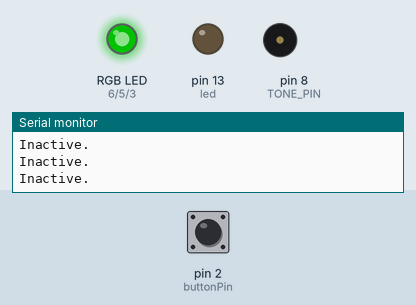
Bench run of a sketch on a simulated Arduino Uno, built with avr-gcc and run on an emulated ATmega328P. Shown: an RGB LED mixed from three pins (HIGH = lit), output pins drawn as LEDs (lit = HIGH), buzzer (waves = sounding), the last lines printed to the serial monitor. Dashed ring = blinking. The inputs (shaded band) are chosen by the test bench; at power-on: pin 2 (buttonPin) HIGH. Dim RGB values are drawn brighter than linear.

Above: at 1.2 s.
1.3 s: pin 2 (buttonPin) pulled LOW for 1 s
At 1.68 s:
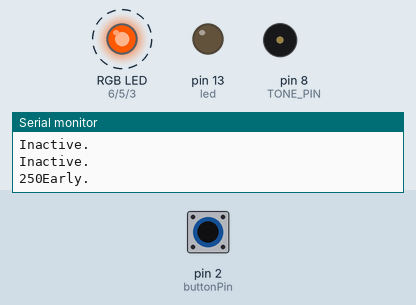
3.8 s: pin 2 (buttonPin) pulled LOW for 0.15 s
At 5.0 s:
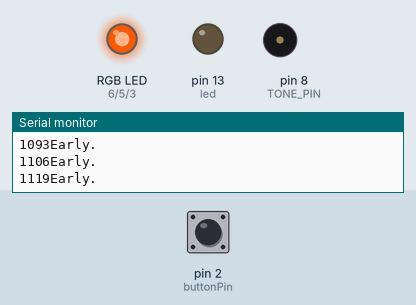
6.9 s: pin 2 (buttonPin) pulled LOW for 3.2 s
At 11.1 s:
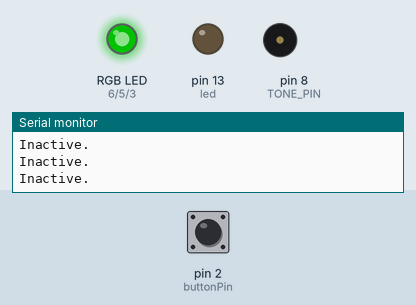
11.6 s: pin 2 (buttonPin) pulled LOW for 0.15 s
At 13.3 s:
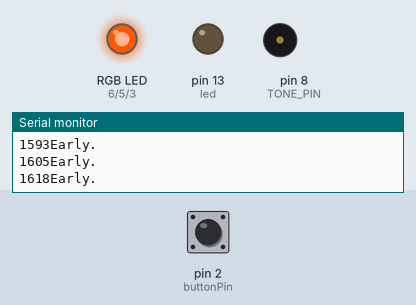
14.7 s: pin 2 (buttonPin) pulsed LOW 5 times (0.12 s each, 0.3 s apart)
At 16.7 s:
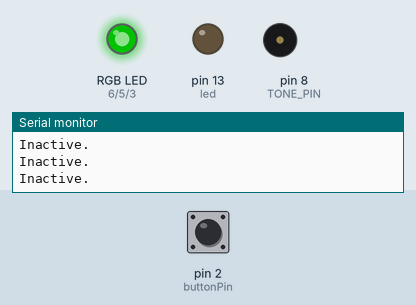
19.2 s: pin 2 (buttonPin) pulled LOW for 0.15 s
At 24.8 s:
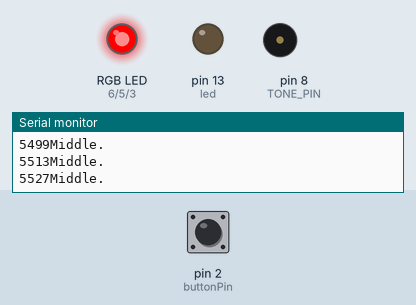
Timing chart, 0 to 30.7 s (numbered marks = the images above; inputs shaded):
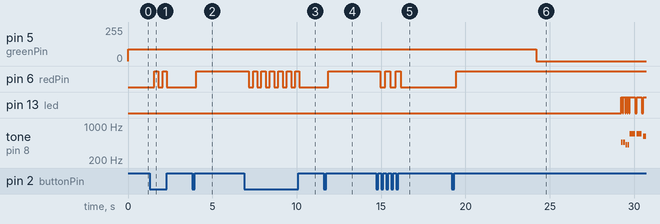

The sketch:

KitchenTimer.ino
```cpp
// include libraries needed for passive buzzer songs
// #include <TimerFreeTone.h>
// #include <pitches.h>

unsigned long startTime=millis(); // Variable to keep track of when the button is pressed
unsigned long timeLimit=10000; // Total timer is 10 sec long
unsigned long redTime=5000; // LED turns red after 5 sec
unsigned long elapsedTime=0; // Variable to measure elapsed time, used to determine color and buzzer state

bool activate=false; // Toggle variable to determine if timer is active or not

int TONE_PIN=8; // Buzzer pin
int buttonPin=2; // Button connected to this pin
int redPin=6; // RGB LED red pin
int greenPin=5; // RGB LED green pin
int bluePin=3; // RGB LED blue pin


int piezo = 8; // Connect your piezo buzzer to this pin or change  it to match your circuit!
int led = LED_BUILTIN;

volatile int beatlength  = 100; // determines tempo
float beatseparationconstant = 0.3;

int threshold;

int  a; // part index
int b; // song index
int c; // lyric index


void setup() {
  // Set pin modes
  pinMode(TONE_PIN,OUTPUT);
  pinMode(redPin,OUTPUT);
  pinMode(greenPin,OUTPUT);
  pinMode(bluePin,OUTPUT);
  pinMode(buttonPin,INPUT_PULLUP);

  Serial.begin(9600);


  pinMode(piezo, OUTPUT);
  pinMode(led,  OUTPUT);

  digitalWrite(led, LOW);
  a = 4;
  b = 0;
  c = 0;

}

void loop() {
  if (digitalRead(buttonPin)==LOW){ // When button is pressed
    activate=!activate; // Change state of activate, will reset timer if pressed during countdown
    startTime=millis(); // Set starting time with millis
    delay(250); // debounce delay
  }

  if (!activate){ // If activate is not true, green light on
    // Put code here to make the LED green
    setLED(0, 255, 0);
    Serial.println("Inactive.");
  }
  else { // if activate is true, run the timer program
    elapsedTime = millis() - startTime; // Calculate elapsed time here (time since the button was pressed)
    Serial.print(elapsedTime);

    if (elapsedTime < 5000) { // If time is not past 5 sec, display yellow
      // Put code to turn the LED yellow here
      setLED(255, 255, 0);
      Serial.println("Early.");
    }
    else if (elapsedTime >= 5000 && elapsedTime < 10000) { // If time is between 5-10 sec, display red
      // Put code to turn the LED red here
      setLED(255, 0, 0);
      Serial.println("Middle.");
    }
    else if (elapsedTime > 10000 && elapsedTime < 27000){ // If time is between 10-11 sec, red and play buzzer song
      // Put code to turn the LED red and turn the buzzer on here
      setLED(255, 0, 0);
      Serial.println("Gonna play.");
      play();
    }
    else { // Reset after buzzer
    Serial.println("Deactivating.");
      analogWrite(greenPin,255); // LED green
      analogWrite(bluePin,0);
      analogWrite(redPin,0);
      activate=false; // Set toggle variable to false to deactive timer
    }
  }

}


// void buzzer_alarm(){
//   float tempo = ; //beats per minute
//   int melody[] = { }; // notes in the melody (as note names or as frequencies)
//   float duration[] = { }; // lengths as number of beats per note in melody
//    // Array items can be multiple bytes. sizeof()/sizeof(arr[0]) gives array length
//   int numNotes = sizeof(melody)/sizeof(melody[0]);
//   Serial.println("Playing Alarm");
//   play_song(tempo, melody, duration, numNotes); // Call provided function with all song details
// }


// // This function can play any song and provide Serial feedback
// // Tempo should be given as beats per minute
// // Melody should be given as an array of note frequences (or names if using pitches library)
// // Duration should be given as an array with number of beats for each melody note
// // numNotes is the number of notes in the song
// void play_song(float tempo, int melody[], float duration[], int numNotes) {
//   float beat_delay = (1/tempo) * 60 * 1000; //ms per beat
//   Serial.print(tempo);
//   Serial.print(" beats per minute -> ");
//   Serial.print(beat_delay);
//   Serial.println(" ms per beat");
//   for (int thisNote = 0; thisNote < numNotes; thisNote++) { // Loop through the notes in the array.
//     Serial.print(thisNote);
//     Serial.print(" ");
//     Serial.print(melody[thisNote]);
//     Serial.print(" Hz, ");
//     Serial.print(duration[thisNote]);
//     Serial.print(" beats, ");
//     Serial.print(duration[thisNote]*beat_delay);
//     Serial.println(" milliseconds");
//     TimerFreeTone(TONE_PIN, melody[thisNote], duration[thisNote]*beat_delay); // Play thisNote for duration
//     delay(50); // Short delay between notes.
//   }
// }

// Helper functions
void setLED(int r, int g, int b) {
  g = g * 0.35;
  b = b * 0.3;

  analogWrite(redPin, r);
  analogWrite(greenPin, g);
  analogWrite(bluePin, b);
}

#define  a3f    208     // 208 Hz
#define  b3f    233     // 233 Hz
#define  b3     247     // 247 Hz
#define  c4     261     // 261 Hz MIDDLE C
#define  c4s    277     // 277 Hz
#define  e4f    311     // 311 Hz
#define  f4     349     // 349 Hz
#define  a4f    415     // 415 Hz
#define  b4f    466     // 466 Hz
#define  b4     493     //  493 Hz
#define  c5     523     // 523 Hz
#define  c5s    554     // 554  Hz
#define  e5f    622     // 622 Hz
#define  f5     698     // 698 Hz
#define  f5s    740     // 740 Hz
#define  a5f    831     // 831 Hz

#define  rest    -1


// Parts 1 and 2 (Intro)

int song1_intro_melody[] =
{c5s,  e5f, e5f, f5, a5f, f5s, f5, e5f, c5s, e5f, rest, a4f, a4f};

int song1_intro_rhythmn[]  =
{6, 10, 6, 6, 1, 1, 1, 1, 6, 10, 4, 2, 10};

// Parts 3 or 5 (Verse 1)

int  song1_verse1_melody[] =
{ rest, c4s, c4s, c4s, c4s, e4f, rest, c4, b3f, a3f,
  rest, b3f, b3f, c4, c4s, a3f, a4f, a4f, e4f,
  rest, b3f, b3f, c4, c4s, b3f,  c4s, e4f, rest, c4, b3f, b3f, a3f,
  rest, b3f, b3f, c4, c4s, a3f, a3f, e4f,  e4f, e4f, f4, e4f,
  c4s, e4f, f4, c4s, e4f, e4f, e4f, f4, e4f, a3f,
  rest,  b3f, c4, c4s, a3f, rest, e4f, f4, e4f
};

int song1_verse1_rhythmn[] =
{  2, 1, 1, 1, 1, 2, 1, 1, 1, 5,
  1, 1, 1, 1, 3, 1, 2, 1, 5,
  1, 1, 1, 1, 1,  1, 1, 2, 1, 1, 1, 1, 3,
  1, 1, 1, 1, 2, 1, 1, 1, 1, 1, 1, 4,
  5, 1, 1, 1,  1, 1, 1, 1, 2, 2,
  2, 1, 1, 1, 3, 1, 1, 1, 3
};

const char* lyrics_verse1[]  =
{ "We're ", "no ", "strangers ", "", "to ", "love ", "", "\
\
",
  "You ", "know ", "the ", "rules ", "and ", "so ", "do ", "I\
\
",
  "A ", "full ", "commitment's ", "", "", "what ", "I'm ", "thinking  ", "", "of", "\
\
",
  "You ", "wouldn't ", "", "get ", "this  ", "from ", "any ", "", "other ", "", "guy\
\
",
  "I ", "just  ", "wanna ", "", "tell ", "you ", "how ", "I'm ", "feeling", "\
\
",
  "Gotta ", "", "make ", "you ", "understand", "", "\
\
"
};

//  Parts 4 or 6 (Chorus)

int song1_chorus_melody[] =
{ b4f, b4f, a4f, a4f,
  f5, f5, e5f, b4f, b4f, a4f, a4f, e5f, e5f, c5s, c5, b4f,
  c5s, c5s, c5s, c5s,
  c5s, e5f, c5, b4f, a4f, a4f, a4f, e5f, c5s,
  b4f, b4f, a4f, a4f,
  f5,  f5, e5f, b4f, b4f, a4f, a4f, a5f, c5, c5s, c5, b4f,
  c5s, c5s, c5s, c5s,
  c5s, e5f, c5, b4f, a4f, rest, a4f, e5f, c5s, rest
};

int song1_chorus_rhythmn[]  =
{ 1, 1, 1, 1,
  3, 3, 6, 1, 1, 1, 1, 3, 3, 3, 1, 2,
  1, 1, 1, 1,
  3, 3, 3, 1, 2, 2, 2, 4, 8,
  1, 1, 1, 1,
  3, 3, 6, 1, 1, 1, 1, 3, 3, 3,  1, 2,
  1, 1, 1, 1,
  3, 3, 3, 1, 2, 2, 2, 4, 8, 4
};

const char*  lyrics_chorus[] =
{ "Never ", "", "gonna ", "", "give ", "you ",  "up\
\
",
  "Never ", "", "gonna ", "", "let ", "you ", "down",  "", "\
\
",
  "Never ", "", "gonna ", "", "run ", "around ",  "", "", "", "and ", "desert ", "", "you\
\
",
  "Never ", "",  "gonna ", "", "make ", "you ", "cry\
\
",
  "Never ", "", "gonna  ", "", "say ", "goodbye ", "", "", "\
\
",
  "Never ", "",  "gonna ", "", "tell ", "a ", "lie ", "", "", "and ", "hurt ",  "you\
\
"
};


void  play() {
  int notelength;
  if (a == 1 || a == 2) {
    // intro
    notelength  = beatlength * song1_intro_rhythmn[b];
    if (song1_intro_melody[b] > 0) {
      digitalWrite(led, HIGH);
      tone(piezo, song1_intro_melody[b], notelength);
    }
    b++;
    if (b >= sizeof(song1_intro_melody) / sizeof(int)) {
      a++;
      b = 0;
      c = 0;
    }
  }
  else if (a == 3  || a == 5) {
    // verse
    notelength = beatlength * 2 * song1_verse1_rhythmn[b];
    if (song1_verse1_melody[b] > 0) {
      digitalWrite(led, HIGH);
      Serial.print(lyrics_verse1[c]);
      tone(piezo, song1_verse1_melody[b], notelength);
      c++;
    }
    b++;
    if (b >= sizeof(song1_verse1_melody) / sizeof(int)) {
      a++;
      b = 0;
      c = 0;
    }
  }
  else if (a == 4 || a == 6) {
    // chorus
    notelength = beatlength * song1_chorus_rhythmn[b];
    if  (song1_chorus_melody[b] > 0) {
      digitalWrite(led, HIGH);
      Serial.print(lyrics_chorus[c]);
      tone(piezo, song1_chorus_melody[b], notelength);
      c++;
    }
    b++;
    if (b >= sizeof(song1_chorus_melody) / sizeof(int)) {
      Serial.println("");
      a++;
      b = 0;
      c = 0;
    }
  }
  delay(notelength);
  noTone(piezo);
  digitalWrite(led, LOW);
  delay(notelength * beatseparationconstant);
  if (a == 7) { // loop back around to beginning of song
    a = 1;
  }
}
```

Measured:
- after the input at 1.3 s, pin 6 (redPin): alternates HIGH for 0.25 s and LOW for 0.25 s, 4 changes in all, then stays LOW, starting after 0.26 s
- after the input at 3.8 s, pin 6 (redPin): LOW → HIGH after 0.26 s
- after the input at 6.9 s, pin 5 (greenPin): stays 89/255 (without the input it goes to 0/255 after 1.9 s); pin 6 (redPin): alternates HIGH for 0.25 s and LOW for 0.25 s, 13 changes in all, then stays LOW, starting after 0.26 s
- after the input at 11.6 s, pin 6 (redPin): LOW → HIGH after 0.25 s
- after the input at 14.7 s, pin 5 (greenPin): stays 89/255 (without the input it goes to 0/255 after 1.9 s); pin 6 (redPin): alternates HIGH for 0.30 s and LOW for 0.30 s, 5 changes in all, then stays LOW, starting after 0.26 s
- after the input at 19.2 s, pin 5 (greenPin): 89/255 → 0/255 after 5.0 s; pin 6 (redPin): LOW → HIGH after 0.25 s
